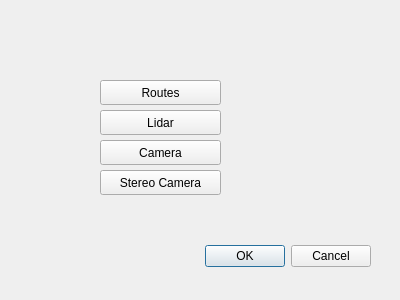
<?xml version="1.0" encoding="UTF-8"?>
<ui version="4.0">
 <class>PIckerWindow</class>
 <widget class="QDialog" name="PIckerWindow">
  <property name="geometry">
   <rect>
    <x>0</x>
    <y>0</y>
    <width>400</width>
    <height>300</height>
   </rect>
  </property>
  <property name="windowTitle">
   <string>Dialog</string>
  </property>
  <widget class="QDialogButtonBox" name="buttonBox">
   <property name="geometry">
    <rect>
     <x>30</x>
     <y>240</y>
     <width>341</width>
     <height>32</height>
    </rect>
   </property>
   <property name="orientation">
    <enum>Qt::Horizontal</enum>
   </property>
   <property name="standardButtons">
    <set>QDialogButtonBox::Cancel|QDialogButtonBox::Ok</set>
   </property>
  </widget>
  <widget class="QPushButton" name="routes_button">
   <property name="geometry">
    <rect>
     <x>100</x>
     <y>80</y>
     <width>121</width>
     <height>25</height>
    </rect>
   </property>
   <property name="text">
    <string>Routes</string>
   </property>
  </widget>
  <widget class="QPushButton" name="lidar_button">
   <property name="geometry">
    <rect>
     <x>100</x>
     <y>110</y>
     <width>121</width>
     <height>25</height>
    </rect>
   </property>
   <property name="text">
    <string>Lidar</string>
   </property>
  </widget>
  <widget class="QPushButton" name="camera_button">
   <property name="geometry">
    <rect>
     <x>100</x>
     <y>140</y>
     <width>121</width>
     <height>25</height>
    </rect>
   </property>
   <property name="text">
    <string>Camera</string>
   </property>
  </widget>
  <widget class="QPushButton" name="stereo_camera_button">
   <property name="geometry">
    <rect>
     <x>100</x>
     <y>170</y>
     <width>121</width>
     <height>25</height>
    </rect>
   </property>
   <property name="text">
    <string>Stereo Camera</string>
   </property>
  </widget>
 </widget>
 <resources/>
 <connections>
  <connection>
   <sender>buttonBox</sender>
   <signal>accepted()</signal>
   <receiver>PIckerWindow</receiver>
   <slot>accept()</slot>
   <hints>
    <hint type="sourcelabel">
     <x>248</x>
     <y>254</y>
    </hint>
    <hint type="destinationlabel">
     <x>157</x>
     <y>274</y>
    </hint>
   </hints>
  </connection>
  <connection>
   <sender>buttonBox</sender>
   <signal>rejected()</signal>
   <receiver>PIckerWindow</receiver>
   <slot>reject()</slot>
   <hints>
    <hint type="sourcelabel">
     <x>316</x>
     <y>260</y>
    </hint>
    <hint type="destinationlabel">
     <x>286</x>
     <y>274</y>
    </hint>
   </hints>
  </connection>
 </connections>
</ui>
